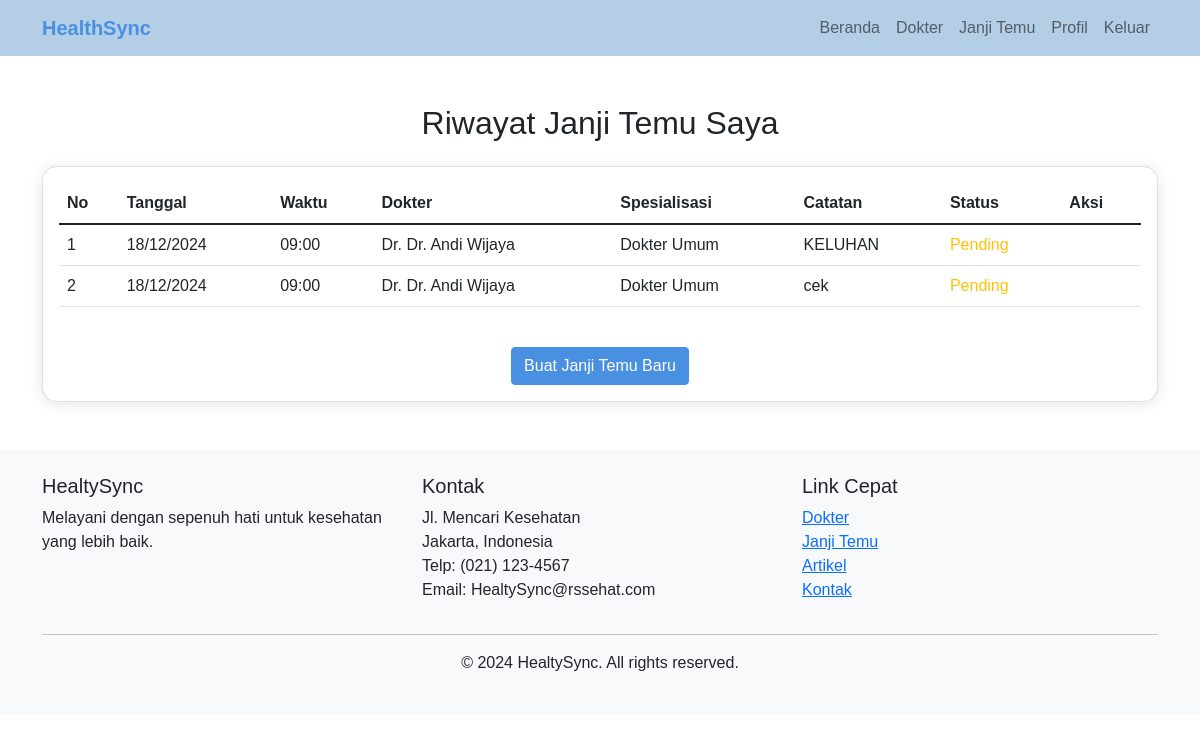
The app's page /my_appointments.php (signed in) with its own data.
### tables this page shows
CREATE TABLE `appointments` (
  `id` int(11) NOT NULL,
  `user_id` int(11) NOT NULL,
  `doctor_id` int(11) NOT NULL,
  `appointment_date` date NOT NULL,
  `appointment_time` time NOT NULL,
  `notes` text DEFAULT NULL,
  `status` enum('pending','confirmed','cancelled') DEFAULT 'pending',
  `created_at` timestamp NOT NULL DEFAULT current_timestamp()
);

CREATE TABLE `doctors` (
  `id` int(11) NOT NULL,
  `name` varchar(100) NOT NULL,
  `specialization` varchar(100) NOT NULL,
  `photo` varchar(255) DEFAULT NULL,
  `schedule` text DEFAULT NULL,
  `status` enum('active','inactive') DEFAULT 'active',
  `is_active` tinyint(1) DEFAULT 1
);

### my_appointments.php (the view, shortened to what this page needs)
<?php
require_once 'config/database.php';
try {
    $stmt = $pdo->prepare("
        SELECT
            a.*,
            d.name as doctor_name,
            d.specialization
        FROM appointments a
        JOIN doctors d ON a.doctor_id = d.id
        WHERE a.user_id = ?
        ORDER BY
            CASE
                WHEN a.status = 'pending' THEN 1
                WHEN a.status = 'confirmed' THEN 2
                ELSE 3
            END,
            a.appointment_date DESC,
            a.appointment_time DESC
    ");
    $stmt->execute([$_SESSION['user_id']]);
    $appointments = $stmt->fetchAll();
} catch(PDOException $e) {
    $error = "Terjadi kesalahan saat mengambil data janji temu.";
}
include 'includes/header.php';
?>
<div class="container my-5">
    <h2 class="text-center mb-4">Riwayat Janji Temu Saya</h2>
    <div class="card">
        <div class="card-body">
            <?php if (empty($appointments)): ?>
                <div class="text-center py-4">
                    <p class="mb-0">Anda belum memiliki janji temu.</p>
                    <a href="appointment.php" class="btn btn-primary mt-3">Buat Janji Temu</a>
                </div>
            <?php else: ?>
                <div class="table-responsive">
                    <table class="table table-hover">
                        <thead>
                            <tr>
                                <th>No</th>
                                <th>Tanggal</th>
                                <th>Waktu</th>
                                <th>Dokter</th>
                                <th>Spesialisasi</th>
                                <th>Catatan</th>
                                <th>Status</th>
                                <th>Aksi</th>
                            </tr>
                        </thead>
                        <tbody>
                            <?php
                            $no = 1;
                            foreach($appointments as $appointment):
                                $status_class = [
                                    'pending' => 'text-warning',
                                    'confirmed' => 'text-success',
                                    'cancelled' => 'text-danger'
                                ][$appointment['status']] ?? '';
                            ?>
                                <tr>
                                    <td><?php echo $no++; ?></td>
                                    <td><?php echo date('d/m/Y', strtotime($appointment['appointment_date'])); ?></td>
                                    <td><?php echo date('H:i', strtotime($appointment['appointment_time'])); ?></td>
                                    <td>Dr. <?php echo htmlspecialchars($appointment['doctor_name']); ?></td>
                                    <td><?php echo htmlspecialchars($appointment['specialization']); ?></td>
                                    <td>
                                        <?php
                                        if (!empty($appointment['notes'])) {
                                            echo nl2br(htmlspecialchars($appointment['notes']));
                                        } else {
                                            echo '<em class="text-muted">Tidak ada catatan</em>';
                                        }
                                        ?>
                                    </td>
                                    <td>
                                        <span class="<?php echo $status_class; ?>">
                                            <?php echo ucfirst($appointment['status']); ?>
                                        </span>
                                    </td>
                                    <td>
                                    </td>
                                </tr>
                            <?php endforeach; ?>
                        </tbody>
                    </table>
                </div>
                <div class="text-center mt-4">
                    <a href="appointment.php" class="btn btn-primary">Buat Janji Temu Baru</a>
                </div>
            <?php endif; ?>
        </div>
    </div>
</div>
<?php include 'includes/footer.php'; ?>

### includes/header.php (style rules this page uses)
:root { --primary-color: #4A90E2; --light-blue: #b3cee5; }
body { font-family: 'Arial', sans-serif; background-color: #ffffff; }
.btn-primary { background-color: var(--primary-color); border-color: var(--primary-color); }
.card { border-radius: 15px; box-shadow: 0 2px 15px rgba(0,0,0,0.1); }

### records on screen
appointments: appointment_date "18/12/2024", appointment_time "09:00", doctor.name "Dr. Andi Wijaya", doctor.specialization "Dokter Umum", notes "KELUHAN", status "Pending"
appointments: appointment_date "18/12/2024", appointment_time "09:00", doctor.name "Dr. Andi Wijaya", doctor.specialization "Dokter Umum", notes "cek", status "Pending"
